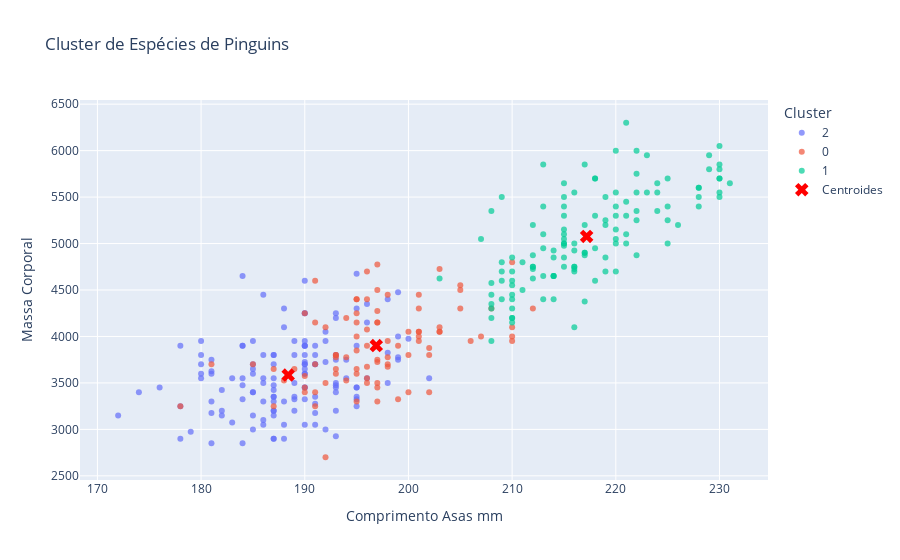

The code cell stored with this chart in its notebook:
### Code cell
fig = px.scatter(df_clusters, x='flipper_length_mm', y='body_mass_g', color='cluster',
                 color_continuous_scale='viridis', opacity=0.7,
                 title='Cluster de Espécies de Pinguins')

fig.add_scatter(x=centroides_originais[:, 2], y=centroides_originais[:, 3],
                mode='markers', marker=dict(color='red', symbol='x', size=12),
                name='Centroides')

fig.update_layout(xaxis_title='Comprimento Asas mm', yaxis_title='Massa Corporal',
                  legend_title='Cluster')

fig.show()
